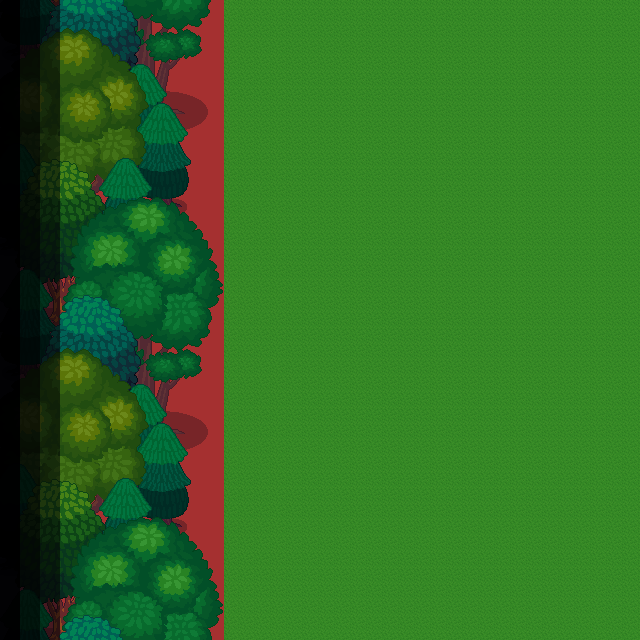

The image is a tile-based game level rendered from a .tmx file. Its description and source (layers, tilesets, objects; grid data summarised) follow:
An orthogonal 40x40 tile map with 16x16 px tiles, 3 tile layers (ground, wall, tree), 3 tilesets.

<map version="1.10" tiledversion="1.10.2" orientation="orthogonal" renderorder="right-down" width="40" height="40" tilewidth="16" tileheight="16" infinite="0" nextlayerid="4" nextobjectid="1">
 <tileset firstgid="1" source="grasslv4.tsx" />
 <tileset firstgid="2" source="lv4_trees.tsx" />
 <tileset firstgid="11" source="wall.tsx" />
 <layer id="1" name="ground" width="40" height="40">
  <properties>
   <property name="unity:SortingLayer" value="Ground" />
   <property name="unity:layer" value="Ground" />
  </properties>
  <data>[1600 cells, 1600 non-empty, 1 distinct tile ids]</data>
 </layer>
 <layer id="2" name="wall" width="40" height="40">
  <properties>
   <property name="unity:ignore" value="Visual" />
   <property name="unity:layer" value="Obstacles" />
  </properties>
  <data>[1600 cells, 560 non-empty, 1 distinct tile ids]</data>
 </layer>
 <layer id="3" name="tree" width="40" height="40">
  <properties>
   <property name="unity:SortingLayer" value="Foreground" />
   <property name="unity:layer" value="Obstacles" />
  </properties>
  <data>[1600 cells, 2 non-empty, 1 distinct tile ids]</data>
 </layer>
</map>
